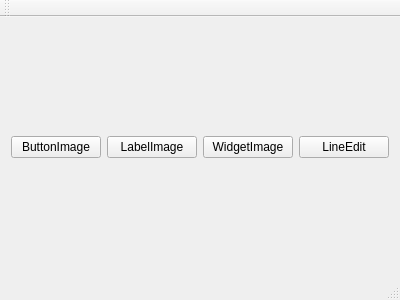
<?xml version="1.0" encoding="UTF-8"?>
<ui version="4.0">
 <class>MainWindow</class>
 <widget class="QMainWindow" name="MainWindow">
  <property name="geometry">
   <rect>
    <x>0</x>
    <y>0</y>
    <width>400</width>
    <height>300</height>
   </rect>
  </property>
  <property name="windowTitle">
   <string>MainWindow</string>
  </property>
  <widget class="QWidget" name="centralWidget">
   <layout class="QHBoxLayout" name="horizontalLayout">
    <item>
     <widget class="QPushButton" name="pushButtonImage">
      <property name="text">
       <string>ButtonImage</string>
      </property>
     </widget>
    </item>
    <item>
     <widget class="QPushButton" name="pushButtonLabelImage">
      <property name="text">
       <string>LabelImage</string>
      </property>
     </widget>
    </item>
    <item>
     <widget class="QPushButton" name="pushButtonWidgetImage">
      <property name="text">
       <string>WidgetImage</string>
      </property>
     </widget>
    </item>
    <item>
     <widget class="QPushButton" name="pushButtonLineEdit">
      <property name="text">
       <string>LineEdit</string>
      </property>
     </widget>
    </item>
   </layout>
  </widget>
  <widget class="QMenuBar" name="menuBar">
   <property name="geometry">
    <rect>
     <x>0</x>
     <y>0</y>
     <width>400</width>
     <height>23</height>
    </rect>
   </property>
  </widget>
  <widget class="QToolBar" name="mainToolBar">
   <attribute name="toolBarArea">
    <enum>TopToolBarArea</enum>
   </attribute>
   <attribute name="toolBarBreak">
    <bool>false</bool>
   </attribute>
  </widget>
  <widget class="QStatusBar" name="statusBar"/>
 </widget>
 <layoutdefault spacing="6" margin="11"/>
 <resources/>
 <connections/>
</ui>
